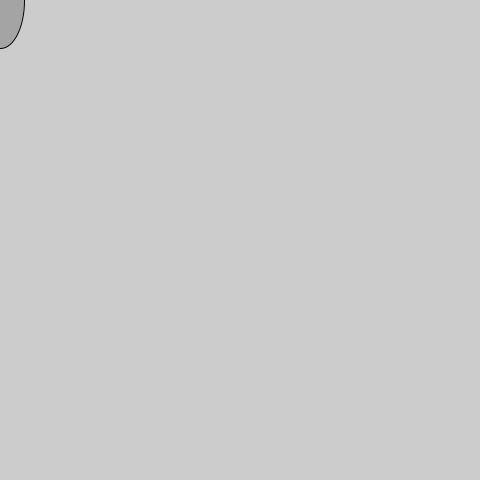
Frame 1 (no input)
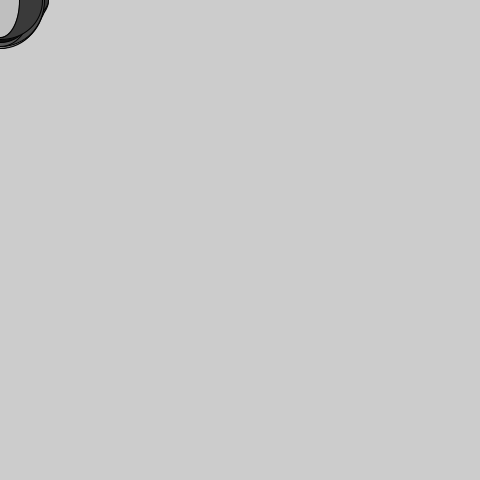
Frame 60 (the mouse pressed at the canvas centre just before this capture)
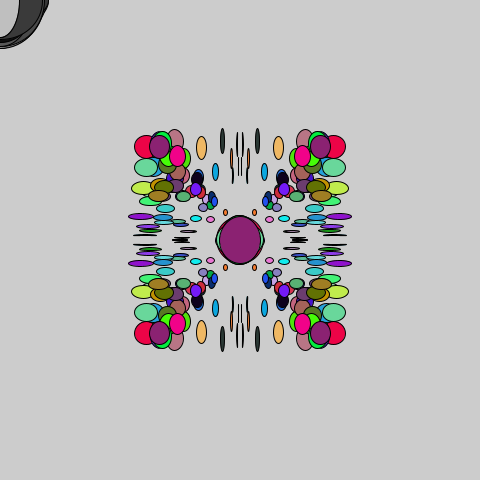
Frame 120 (the mouse held since frame 60 and released just before this capture)

The Processing sketch that drew these frames (run headless with seeded random() and noise(); from frame 60 on, the mouse is pressed at the canvas centre):

// Processing sketch: processing_65564
// ── processing_65564.pde


void setup() {
  size(480, 480);
}

void draw() {

  float sizex = 50;
  float sizey = 50;
  //double valuex = 1;

  //while(valuex = 1){
  //  float sizex = random(0,50);
  //  float sizey = random(0,50);
  //  ellipse(240,240,sizex,sizey);
  // }
  if (mousePressed) {
    fill(random(0, 255),random(0, 255),random(0, 255));
    sizex = random(0, 50);
    sizey = random(0, 50);
    ellipse(mouseX+sizex*2, mouseY+sizey*2, sizex/2, sizey/2);
    ellipse(mouseX+sizex*2, mouseY-sizey*2, sizex/2, sizey/2);
    ellipse(mouseX-sizex*2, mouseY+sizey*2, sizex/2, sizey/2);
    ellipse(mouseX-sizex*2, mouseY-sizey*2, sizex/2, sizey/2);
  } 
  else {
    fill(random(0, 255));
    sizex = random(30, 100);
    sizey = random(30, 100);
  }
  ellipse(mouseX, mouseY, sizex, sizey);
}
